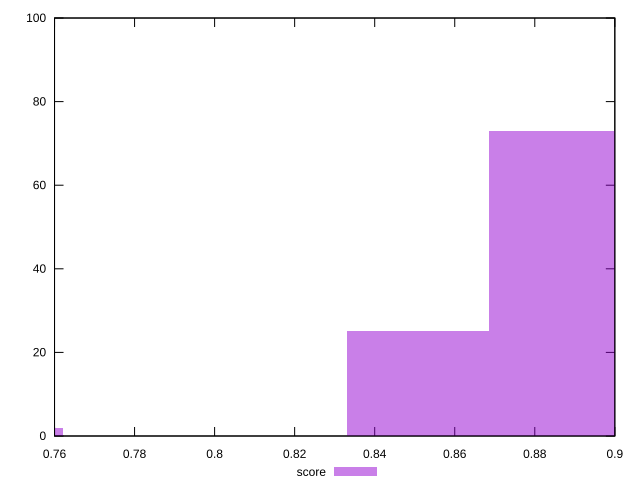

This chart was generated by the following gnuplot code:
reset

$score <<EOF
0.7444533149276179 2
0.8508037884887061 25
0.8862539463424022 73
EOF

set key outside below
set boxwidth 0.03545015785369609
set xrange [0.76:0.9]
set yrange [0:100]
set trange [0:100]
set style fill transparent solid 0.5 noborder
set terminal svg size 640, 490 enhanced background rgb 'white'
set output "report_00017_2021-02-10T15-08-03.406Z/first-meaningful-paint/samples/pages/score/histogram.svg"

plot $score title "score" with boxes

reset
